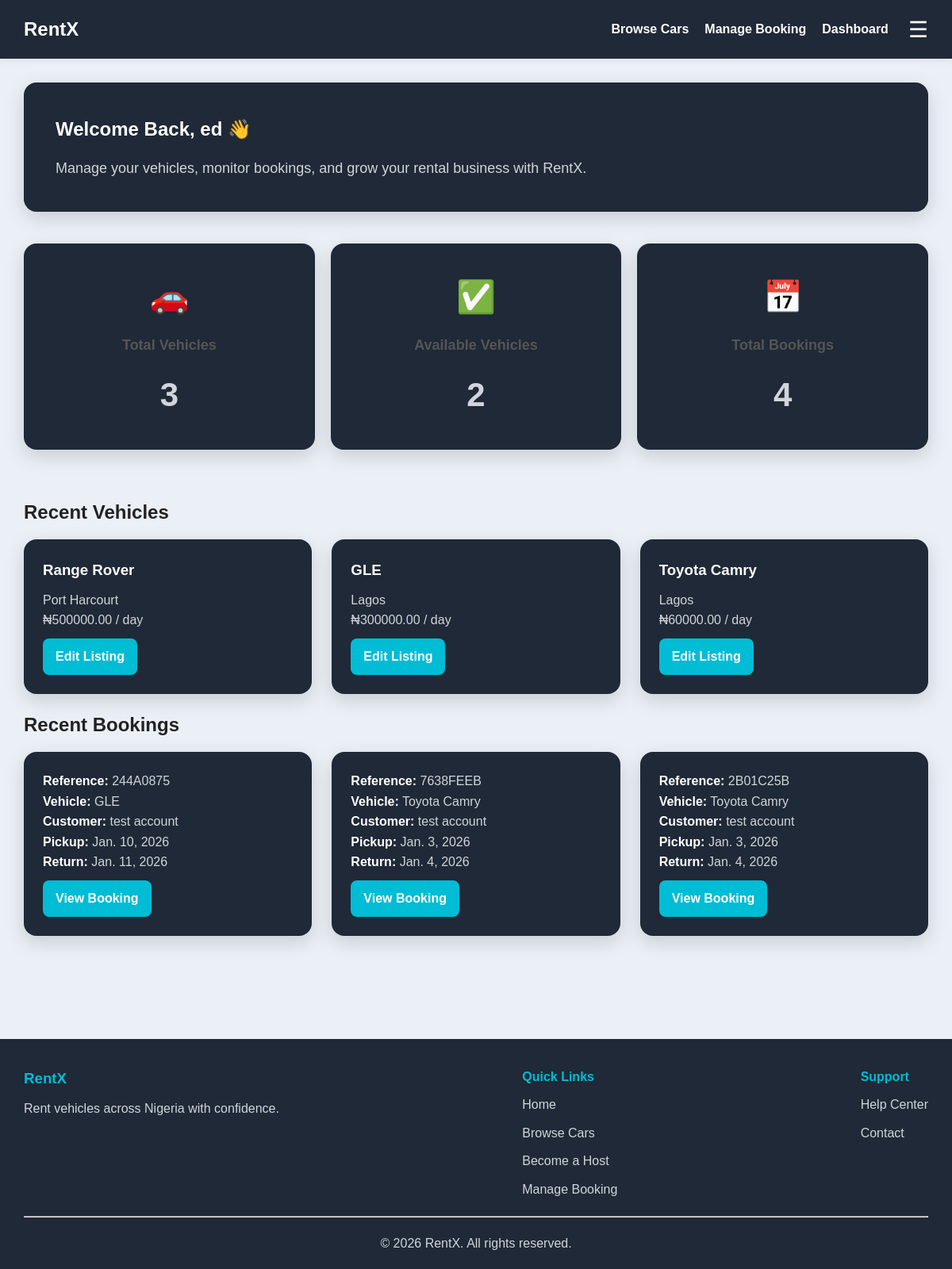
Page /dashboard/ (signed in) on the earlier database version.
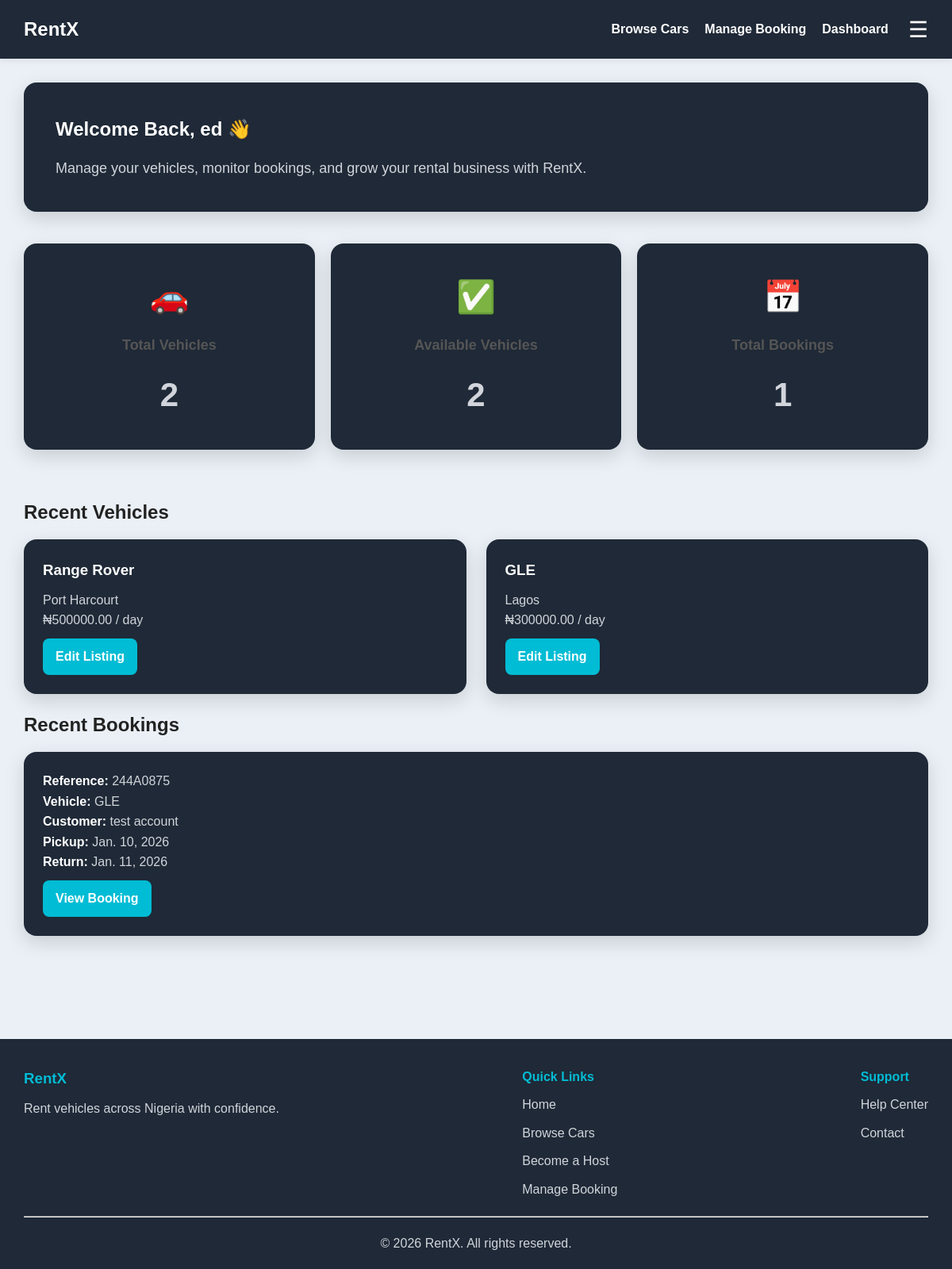
Same page on the later database version.
### rentals/models.py (models this page shows, shortened)
class Car(models.Model):
    owner = models.ForeignKey(
        User,
        on_delete=models.CASCADE,
        related_name='cars'
    )
    title = models.CharField(max_length=200)
    location = models.CharField(max_length=200)
    price_per_day = models.DecimalField(
        max_digits=10,
        decimal_places=2
    )
    image = models.ImageField(
        upload_to='cars/'
    )
    available = models.BooleanField(
        default=True
    )
    created_at = models.DateTimeField(
        auto_now_add=True
    )

class Booking(models.Model):
    car = models.ForeignKey(
        Car,
        on_delete=models.CASCADE,
        related_name='bookings'
    )
    user = models.ForeignKey(
        User,
        on_delete=models.SET_NULL,
        null=True,
        blank=True,
        related_name='bookings'
    )
    first_name = models.CharField(
        max_length=100
    )
    last_name = models.CharField(
        max_length=100
    )
    email = models.EmailField()
    pickup_date = models.DateField()
    return_date = models.DateField()
    booking_reference = models.CharField(
        max_length=20,
        unique=True,
        blank=True
    )
    created_at = models.DateTimeField(
        auto_now_add=True
    )

### rentals/views.py (the view)
# urls.py: path('dashboard/', views.dashboard, name='dashboard'),
@login_required
def dashboard(request):
    cars = Car.objects.filter(
        owner=request.user
    )
    bookings = Booking.objects.filter(
        car__owner=request.user
    )
    total_vehicles = cars.count()
    available_vehicles = cars.filter(
        available=True
    ).count()
    total_bookings = bookings.count()
    return render(
        request,
        'dashboard.html',
        {
            'total_vehicles': total_vehicles,
            'available_vehicles': available_vehicles,
            'total_bookings': total_bookings,
            'cars': cars.order_by('-created_at')[:3],
            'bookings': bookings.order_by('-created_at')[:3],
        }
    )

### templates/dashboard.html (shortened to what this page needs)
{% extends 'base.html' %}
{% block content %}
<section class="dashboard-hero">
<div class="dashboard-hero-content">
    <h1>
        Welcome Back, {{ user.username }} 👋
    </h1>
    <p>
        Manage your vehicles, monitor bookings,
        and grow your rental business with RentX.
    </p>
</div>
</section>
<div class="stats-grid">
    <div class="card stat-card">
        <div class="stat-icon">
            🚗
        </div>
        <h3>Total Vehicles</h3>
        <p class="stat-number">
            {{ total_vehicles }}
        </p>
    </div>
    <div class="card stat-card">
        <div class="stat-icon">
            ✅
        </div>
        <h3>Available Vehicles</h3>
        <p class="stat-number">
            {{ available_vehicles }}
        </p>
    </div>
    <div class="card stat-card">
        <div class="stat-icon">
            📅
        </div>
        <h3>Total Bookings</h3>
        <p class="stat-number">
            {{ total_bookings }}
        </p>
    </div>
</div>
<h2>Recent Vehicles</h2>
{% if cars %}
<div class="featured-grid">
    {% for car in cars %}
    <div class="card">
        <h3>{{ car.title }}</h3>
        <p>
            {{ car.location }}
        </p>
        <p>
            ₦{{ car.price_per_day }} / day
        </p>
        <a
            href="{% url 'edit_listing' car.id %}"
            class="btn"
        >
            Edit Listing
        </a>
    </div>
    {% endfor %}
</div>
{% endif %}
<h2>Recent Bookings</h2>
{% if bookings %}
<div class="featured-grid">
    {% for booking in bookings %}
        <div class="card">
            <p>
                <strong>Reference:</strong>
                {{ booking.booking_reference }}
            </p>
            <p>
                <strong>Vehicle:</strong>
                {{ booking.car.title }}
            </p>
            <p>
                <strong>Customer:</strong>
                {{ booking.first_name }}
                {{ booking.last_name }}
            </p>
            <p>
                <strong>Pickup:</strong>
                {{ booking.pickup_date }}
            </p>
            <p>
                <strong>Return:</strong>
                {{ booking.return_date }}
            </p>
            <a
                href="{% url 'booking_details' booking.id %}"
                class="btn"
            >
                View Booking
            </a>
        </div>
    {% endfor %}
</div>
{% endif %}
{% endblock %}

Differences in the rows shown:
removed Car: title "Toyota Camry", location "Lagos", price_per_day "60000.00"
removed Booking: booking_reference "7638FEEB", car "Toyota Camry", first_name "test", last_name "account", pickup_date "Jan. 3, 2026", return_date "Jan. 4, 2026"
removed Booking: booking_reference "2B01C25B", car "Toyota Camry", first_name "test", last_name "account", pickup_date "Jan. 3, 2026", return_date "Jan. 4, 2026"
Other differences:
{{ total_vehicles }}: "3" → "2"
{{ total_bookings }}: "4" → "1"
